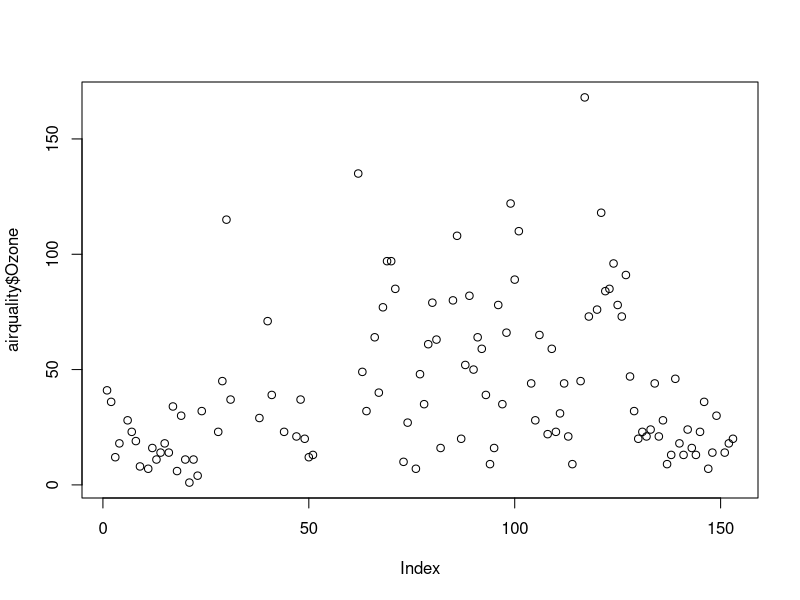
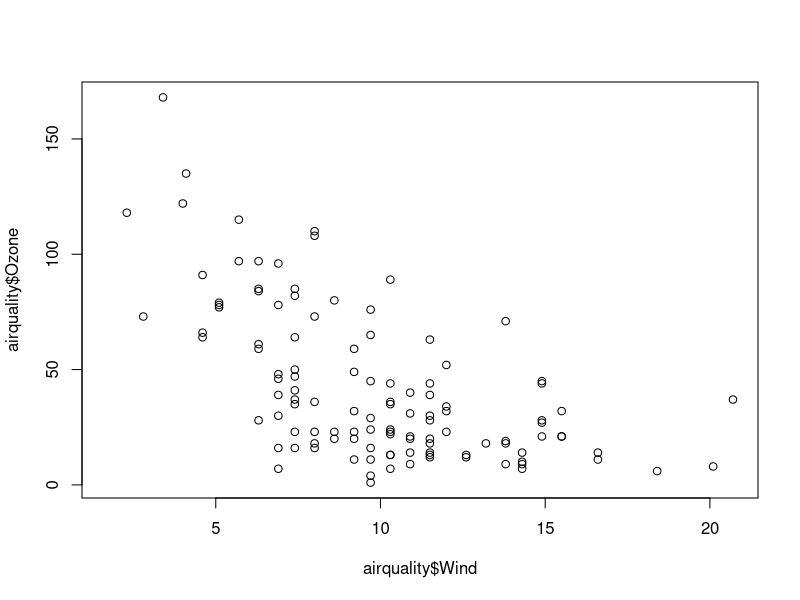
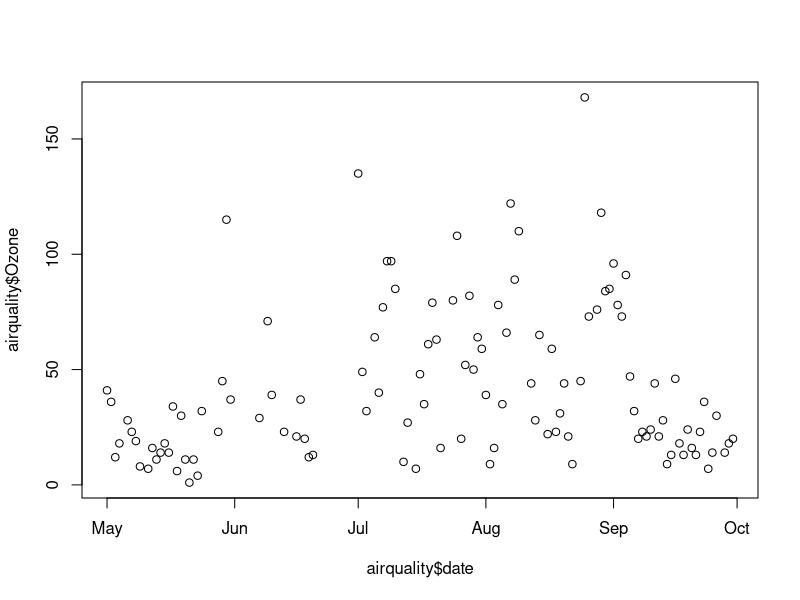
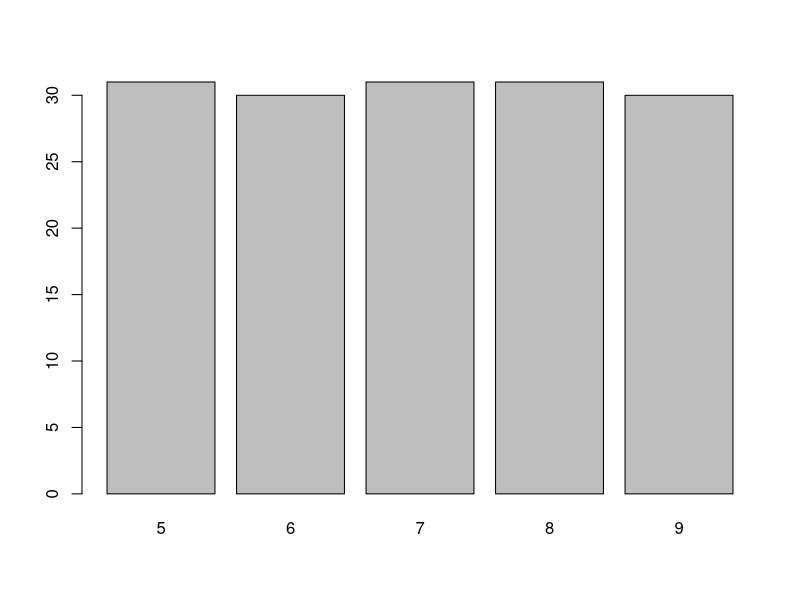
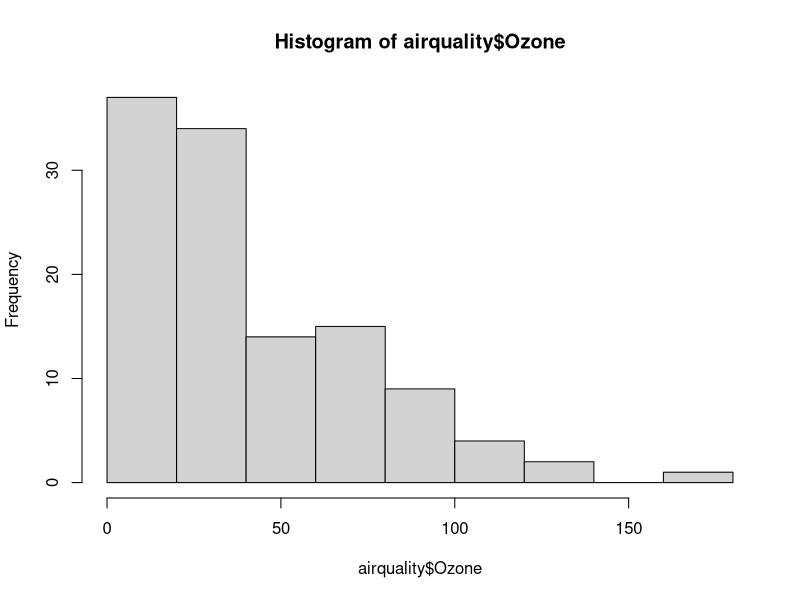
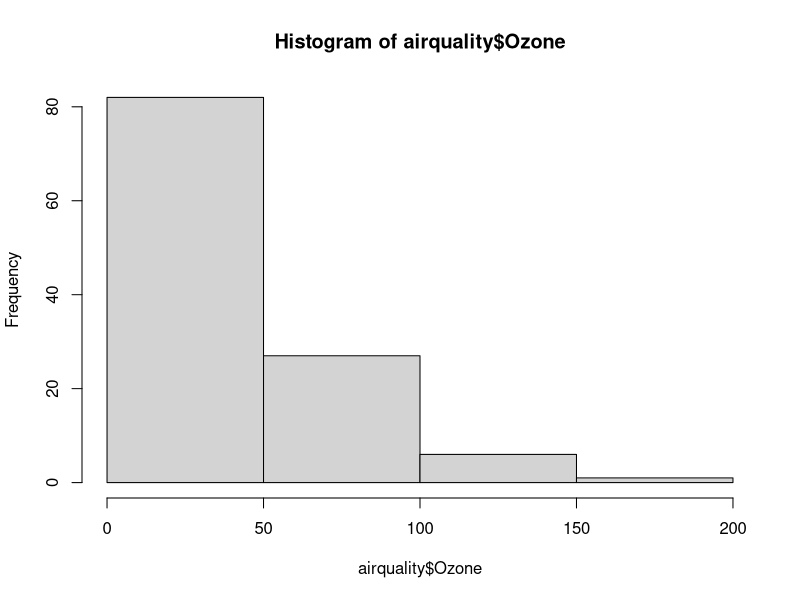
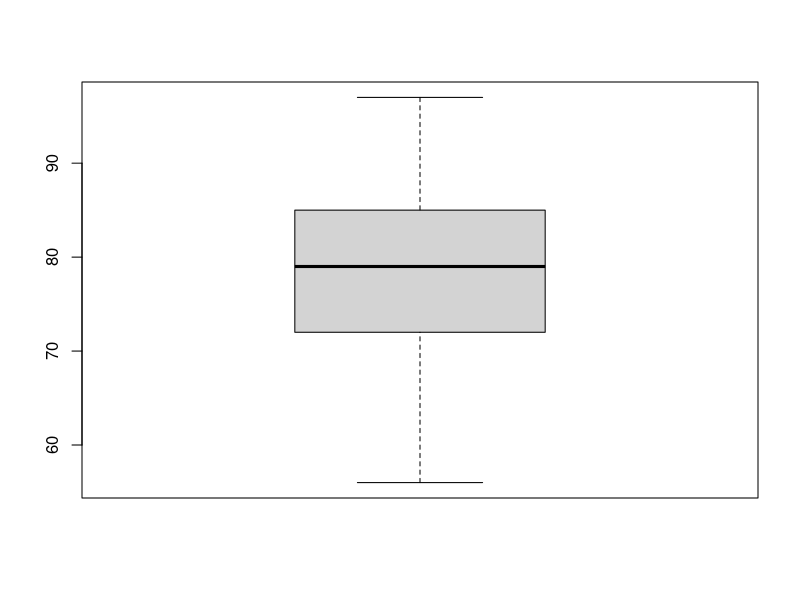
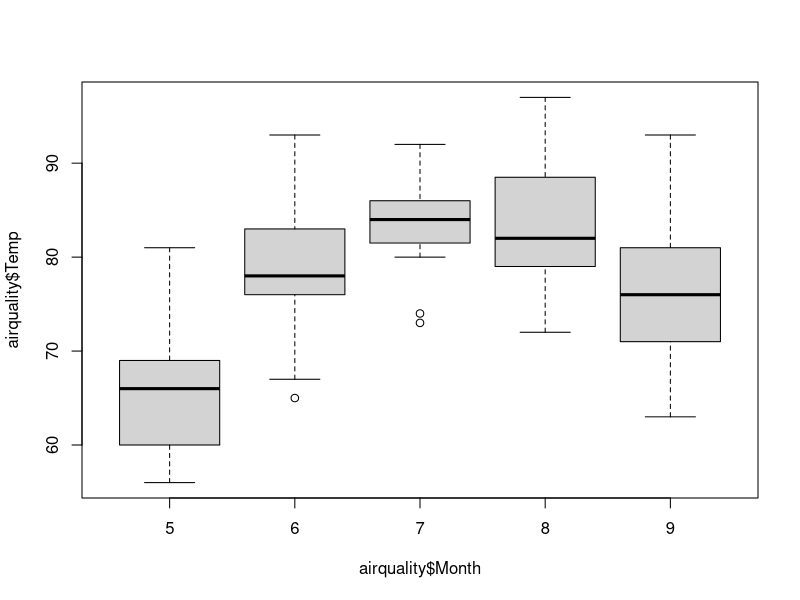

Source code (R) for these figures, in order:
## ---- chunk 1
str(airquality)
## ---- chunk 2
plot(airquality$Ozone)
## ---- chunk 3
plot(airquality$Wind, airquality$Ozone)
## ---- chunk 4
airquality$date = as.Date(
    paste(airquality$Month, airquality$Day, "1973"),
    format="%m %d %Y"
)
## ---- chunk 5
paste("Hello", "World")
## ---- chunk 6
paste(c("Hello", "Sup"), c("Jane", "John"))
## ---- chunk 7
paste(airquality$Month, airquality$Day, "1973")
## ---- chunk 8
class(airquality$date)
## ---- chunk 9
plot(airquality$date, airquality$Ozone)
## ---- chunk 10
plot(factor(airquality$Month))
## ---- chunk 11
hist(airquality$Ozone)
## ---- chunk 12
hist(airquality$Ozone, breaks=4)
## ---- chunk 13
boxplot(airquality$Temp)
## ---- chunk 14
boxplot(airquality$Temp ~ airquality$Month)
## ---- chunk 15
plot(
    airquality$Wind,
    airquality$Ozone,
    xlab="Wind (mph)",  # x-axis label
    ylab="Ozone (ppb)",  # y-axis label
    main="New York City air quality (1973)",  # title
    pch=21,  # circle with border
    bg="lightblue"  # background color
)
## ---- chunk 16
plot(
    airquality$date,
    airquality$Ozone,
    xlab="",
    ylab="Ozone (ppb)",
    main="",  # no title
    type="l",  # line plot
    col="orange"
)
## ---- chunk 17
par()$col
## ---- chunk 18
plot(sin(seq(0, 2*pi, length.out=50)), type="o", xlab="", ylab="")
## ---- chunk 19
par(col="red")
par()$col
plot(sin(seq(0, 2*pi, length.out=50)), type="o", xlab="", ylab="")
## ---- chunk 20
par(col="black")
## ---- chunk 21
plot(
    sin(seq(0, 2*pi, length.out=50)),
    type="l",
    xlab="",
    ylab="",
    cex.axis=0.6,  # axis label size
    lty=2,  # line type
    main="Sine"
)
## ---- chunk 22
with(airquality, plot(Wind, Ozone))
title(main="Ozone and Wind in NYC")
## ---- chunk 23
with(airquality, plot(Wind, Ozone, main="", type="n"))
with(subset(airquality, Month != 5), points(Wind, Ozone, col="red", pch=20))
with(subset(airquality, Month == 5), points(Wind, Ozone, col="blue", pch=17))
legend(
    "topright",
    pch=c(17, 20),
    col=c("blue", "red"),
    legend=c("May", "Other Months")
)
## ---- chunk 24
with(airquality, plot(Wind, Ozone, main="", pch=20))
model = lm(Ozone ~ Wind, airquality)
abline(model, lwd=2, col="blue")
## ---- chunk 25
with(airquality, plot(Wind, Ozone, main="", pch=20))
text(15, 100, "Label")
arrows(14.5, 90, 14, 75, length=0.1)
## ---- chunk 26
barplot(mean(airquality$Ozone, na.rm=TRUE))
## ---- chunk 27
boxplot(airquality$Ozone)
## ---- chunk 28
boxplot(airquality$Ozone)
stripchart(
    airquality$Ozone,
    vertical=TRUE,
    add=TRUE,
    pch=19,
    col=rgb(0, 0, 0, 0.25)
)
## ---- chunk 29
with(airquality, boxplot(Ozone ~ Month))
stripchart(
    airquality$Ozone ~ airquality$Month,
    vertical=TRUE,
    add=TRUE,
    pch=19,
    col=rgb(0, 0, 0, 0.25)
)
## ---- chunk 30
par(mfrow=c(1, 2))  # 1 row, 2 columns
with(airquality, plot(Wind, Ozone, main="Ozone and Wind", pch=20))  # plot 1
with(airquality, plot(Solar.R, Ozone, main="Ozone and Solar Radiation", pch=20))  # plot 2
## ---- chunk 31
par(mfrow=c(1, 1))
## ---- chunk 32
(grid = matrix(c(1, 1, 2, 3), nrow=2, ncol=2, byrow=TRUE))
## ---- chunk 33
#| fig-width: 7
#| fig-height: 9
layout(grid)
plot(
    airquality$date,
    airquality$Temp,
    type="l",
    xlab="",
    ylab="Temperature (°F)",
    main="Temperature"
)
plot(
    factor(airquality$Month),
    main="Measurements per month",
    xlab="Month",
    ylab="Count",
    col="lightblue"
)
plot(
    airquality$Temp,
    airquality$Ozone,
    type="n",
    xlab="Temperature (°F)",
    ylab="Ozone (ppb)",
    main="Ozone vs. Temperature"
)
abline(lm(Ozone ~ Temp, airquality), col="orange", lwd=2)
points(airquality$Temp, airquality$Ozone, pch=16, col=rgb(0, 0, 0, 0.5))
## ---- chunk 34
layout(1)
